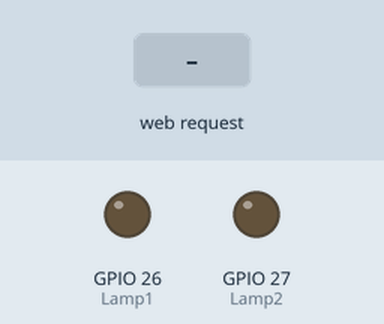
This program was run on a simulated ESP32. Shown: output pins drawn as LEDs (lit = HIGH). Inputs (shaded band) come from the test bench. WiFi joins after 1.5 s; servers stay silent unless stated; what the program prints to the serial monitor is not drawn.

Above: at 2.7 s.
2.8 s: HTTP request GET /26/on received
At 3.3 s:
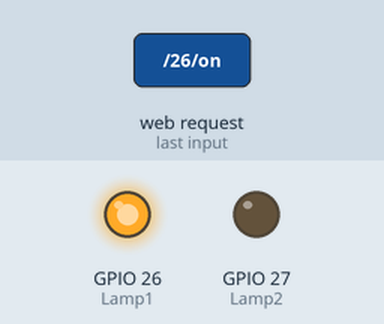
4.3 s: HTTP request GET /27/on received
At 5.5 s:
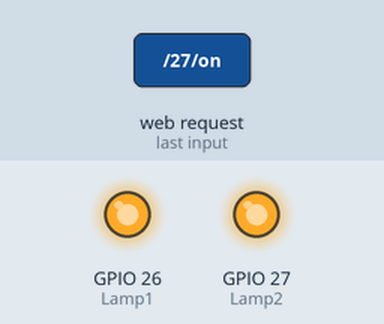
5.8 s: HTTP request GET /26/off received
At 6.8 s:
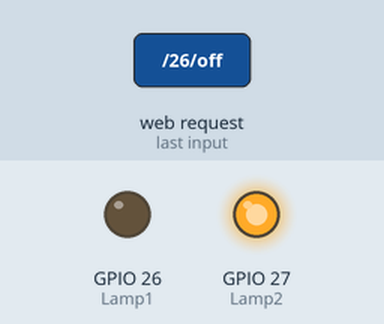
7.3 s: HTTP request GET /27/off received
At 8.0 s:
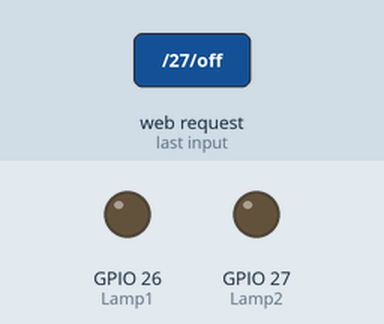
Timing chart, 0 to 9.8 s (numbered marks = the images above; inputs shaded):
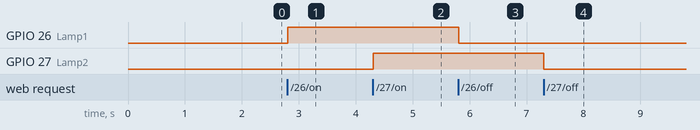

The program:

main.cpp
```cpp
#include <Arduino.h>
#include <WiFi.h>
#include "ESPAsyncWebServer.h"
const char* ssid = "panici";
const char* password = "14081997";
WiFiServer server(80);
String header;
String Lamp1State = "off";
String Lamp2State = "off";
const int Lamp1 = 26;
const int Lamp2 = 27;
unsigned long currentTime = millis();
unsigned long previousTime = 0;
const long timeoutTime = 2000;
void setup() {
  Serial.begin(115200);
  pinMode(Lamp1, OUTPUT);
  pinMode(Lamp2, OUTPUT);
  digitalWrite(Lamp1, LOW);
  digitalWrite(Lamp2, LOW);
  Serial.print("Connecting to ");
  Serial.println(ssid);
  WiFi.begin(ssid, password);
  while (WiFi.status() != WL_CONNECTED) {
    delay(500);
    Serial.print(".");
  }
  Serial.println("");
  Serial.println("WiFi connected.");
  Serial.println("IP address: ");
  Serial.println(WiFi.localIP());
  server.begin();
}
void loop(){
  WiFiClient client = server.available();
  if (client) {
    currentTime = millis();
    previousTime = currentTime;
    Serial.println("New Client.");
    String currentLine = "";
    while (client.connected() && currentTime - previousTime <= timeoutTime) {
      currentTime = millis();
      if (client.available()) {
        char c = client.read();
        Serial.write(c);
        header += c;
        if (c == '\n') {
          if (currentLine.length() == 0) {
            client.println("HTTP/1.1 200 OK");
            client.println("Content-type:text/html");
            client.println("Connection: close");
            client.println();

            if (header.indexOf("GET /26/on") >= 0) {
              Serial.println("GPIO 26 on");
              Lamp1State = "on";
              digitalWrite(Lamp1, HIGH);
            } else if (header.indexOf("GET /26/off") >= 0) {
              Serial.println("GPIO 26 off");
              Lamp1State = "off";
              digitalWrite(Lamp1, LOW);
            } else if (header.indexOf("GET /27/on") >= 0) {
              Serial.println("GPIO 27 on");
              Lamp2State = "on";
              digitalWrite(Lamp2, HIGH);
            } else if (header.indexOf("GET /27/off") >= 0) {
              Serial.println("GPIO 27 off");
              Lamp2State = "off";
              digitalWrite(Lamp2, LOW);
            }

            client.println("<!DOCTYPE html><html>");
            client.println("<head><meta name=\"viewport\" content=\"width=device-width, initial-scale=1\">");
            client.println("<link rel=\"icon\" href=\"data:,\">");
            client.println("<style>html { font-family: Helvetica; display: inline-block; margin: 0px auto; text-align: center;}");
            client.println(".button { background-color: #3DE31B; border: none; color: black; padding: 16px 40px;");
            client.println("text-decoration: none; font-size: 30px; margin: 2px; cursor: pointer;}");
            client.println(".button2 {background-color: #DB240F;}</style></head>");

            client.println("<body><h1>RIFKI HIDAYATULLAH</h1>");
            client.println("<body><h2>ESP32 IOT Web Server Control Lamp</h2>");
            client.println("<p>Lamp 1 - Current Condition <b>" + Lamp1State + "</b></p>");
            if (Lamp1State=="off") {
              client.println("<p><a href=\"/26/on\"><button class=\"button\">ON</button></a></p>");
            } else {
              client.println("<p><a href=\"/26/off\"><button class=\"button button2\">OFF</button></a></p>");
            }

            client.println("<p>Lamp 2 - Current Condition <b>" + Lamp2State + "</b></p>");
            if (Lamp2State=="off") {
              client.println("<p><a href=\"/27/on\"><button class=\"button\">ON</button></a></p>");
            } else {
              client.println("<p><a href=\"/27/off\"><button class=\"button button2\">OFF</button></a></p>");
            }
            client.println("</body></html>");
            client.println();
            break;
          } else {
            currentLine = "";
          }
        } else if (c != '\r') {
          currentLine += c;
        }
      }
    }
    header = "";
    client.stop();
    Serial.println("Client disconnected.");
    Serial.println("");
  }
}
```

Measured:
- after the input at 2.8 s, GPIO 26 (Lamp1): LOW → HIGH at once
- after the input at 4.3 s, GPIO 27 (Lamp2): LOW → HIGH at once
- after the input at 5.8 s, GPIO 26 (Lamp1): HIGH → LOW at once
- after the input at 7.3 s, GPIO 27 (Lamp2): HIGH → LOW at once
